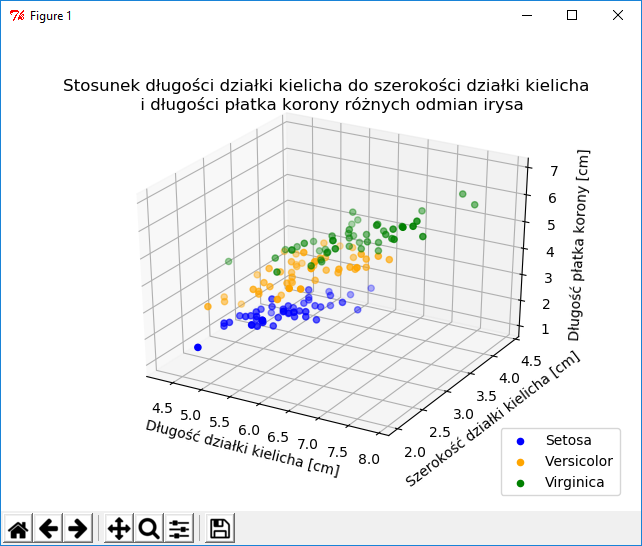

Python code for this plot:
# -*- coding: utf-8 -*-
import sys
reload(sys)
sys.setdefaultencoding('utf8')
import matplotlib
from matplotlib import rc
from mpl_toolkits.mplot3d import Axes3D
import matplotlib.pyplot as plt
import pandas as pd


df = pd.read_csv('iris.csv')

fig = plt.figure()
ax = fig.add_subplot(111, projection='3d')


x1 = df[df.Species=='setosa']['sepal_length']
y1 = df[df.Species=='setosa']['sepal_width']
z1 = df[df.Species=='setosa']['petal_length']

x2 = df[df.Species=='versicolor']['sepal_length']
y2 = df[df.Species=='versicolor']['sepal_width']
z2 = df[df.Species=='versicolor']['petal_length']

x3 = df[df.Species=='virginica']['sepal_length']
y3 = df[df.Species=='virginica']['sepal_width']
z3 = df[df.Species=='virginica']['petal_length']

ax.scatter(x1, y1, z1, c='blue', marker='o', label='Setosa')
ax.scatter(x2, y2, z2, c='orange', marker='o', label='Versicolor')
ax.scatter(x3, y3, z3, c='green', marker='o', label='Virginica')
ax.legend(loc='best', bbox_to_anchor=(1.1, 0.1))

ax.set_xlabel('Długość działki kielicha [cm]')
ax.set_ylabel('Szerokość działki kielicha [cm]')
ax.set_zlabel('Długość płatka korony [cm]')
ax.set_title('Stosunek długości działki kielicha do szerokości działki kielicha \n i długości płatka korony różnych odmian irysa')
# ax.set_title('Sepal length versus sepal width versus petal length for iris speciesąąąćććęęę')
plt.show()
